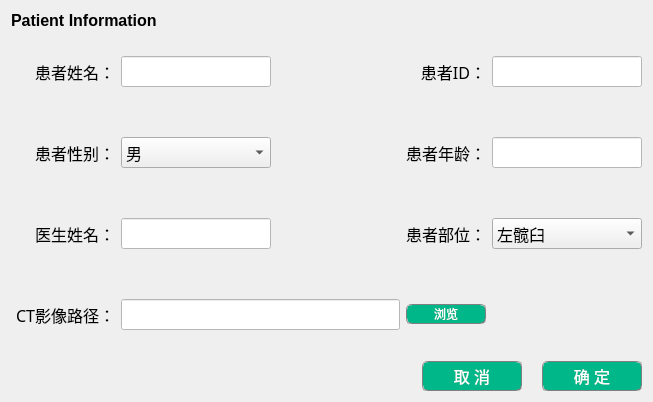
<?xml version="1.0" encoding="UTF-8"?>
<ui version="4.0">
 <class>CaseInfoDialog</class>
 <widget class="QDialog" name="CaseInfoDialog">
  <property name="geometry">
   <rect>
    <x>0</x>
    <y>0</y>
    <width>653</width>
    <height>374</height>
   </rect>
  </property>
  <property name="windowTitle">
   <string>Form</string>
  </property>
  <property name="styleSheet">
   <string notr="true">background-image: url(:/image/background00.png);</string>
  </property>
  <layout class="QVBoxLayout" name="verticalLayout">
   <item>
    <widget class="QLabel" name="label_2">
     <property name="font">
      <font>
       <family>Arial</family>
       <pointsize>12</pointsize>
       <weight>75</weight>
       <bold>true</bold>
      </font>
     </property>
     <property name="text">
      <string>Patient Information</string>
     </property>
    </widget>
   </item>
   <item>
    <layout class="QGridLayout" name="gridLayout">
     <property name="sizeConstraint">
      <enum>QLayout::SetDefaultConstraint</enum>
     </property>
     <property name="leftMargin">
      <number>5</number>
     </property>
     <property name="topMargin">
      <number>20</number>
     </property>
     <property name="bottomMargin">
      <number>20</number>
     </property>
     <property name="horizontalSpacing">
      <number>6</number>
     </property>
     <property name="verticalSpacing">
      <number>50</number>
     </property>
     <item row="2" column="5">
      <widget class="QComboBox" name="comboBox_surgerySide">
       <property name="minimumSize">
        <size>
         <width>0</width>
         <height>22</height>
        </size>
       </property>
       <property name="font">
        <font>
         <family>黑体</family>
         <pointsize>12</pointsize>
        </font>
       </property>
       <item>
        <property name="text">
         <string>左髋臼</string>
        </property>
       </item>
       <item>
        <property name="text">
         <string>右髋臼</string>
        </property>
       </item>
      </widget>
     </item>
     <item row="2" column="0">
      <widget class="QLabel" name="label_10">
       <property name="font">
        <font>
         <family>黑体</family>
         <pointsize>12</pointsize>
        </font>
       </property>
       <property name="text">
        <string>医生姓名：</string>
       </property>
       <property name="alignment">
        <set>Qt::AlignRight|Qt::AlignTrailing|Qt::AlignVCenter</set>
       </property>
      </widget>
     </item>
     <item row="2" column="4">
      <widget class="QLabel" name="label_12">
       <property name="font">
        <font>
         <family>黑体</family>
         <pointsize>12</pointsize>
        </font>
       </property>
       <property name="text">
        <string>患者部位：</string>
       </property>
       <property name="alignment">
        <set>Qt::AlignRight|Qt::AlignTrailing|Qt::AlignVCenter</set>
       </property>
      </widget>
     </item>
     <item row="2" column="2">
      <widget class="QLineEdit" name="lineEdit_surgeryOperator">
       <property name="sizePolicy">
        <sizepolicy hsizetype="Expanding" vsizetype="Fixed">
         <horstretch>0</horstretch>
         <verstretch>0</verstretch>
        </sizepolicy>
       </property>
       <property name="maximumSize">
        <size>
         <width>150</width>
         <height>16777215</height>
        </size>
       </property>
       <property name="font">
        <font>
         <family>黑体</family>
         <pointsize>12</pointsize>
        </font>
       </property>
       <property name="styleSheet">
        <string notr="true">background: rgb(255, 255, 255);</string>
       </property>
       <property name="text">
        <string/>
       </property>
       <property name="readOnly">
        <bool>false</bool>
       </property>
      </widget>
     </item>
     <item row="1" column="5">
      <widget class="QLineEdit" name="lineEdit_patientAge">
       <property name="sizePolicy">
        <sizepolicy hsizetype="Expanding" vsizetype="Fixed">
         <horstretch>0</horstretch>
         <verstretch>0</verstretch>
        </sizepolicy>
       </property>
       <property name="maximumSize">
        <size>
         <width>150</width>
         <height>16777215</height>
        </size>
       </property>
       <property name="font">
        <font>
         <family>黑体</family>
         <pointsize>12</pointsize>
        </font>
       </property>
       <property name="styleSheet">
        <string notr="true">background: rgb(255, 255, 255);</string>
       </property>
       <property name="text">
        <string/>
       </property>
       <property name="maxLength">
        <number>3</number>
       </property>
       <property name="readOnly">
        <bool>false</bool>
       </property>
       <property name="clearButtonEnabled">
        <bool>false</bool>
       </property>
      </widget>
     </item>
     <item row="1" column="2">
      <widget class="QComboBox" name="comboBox_patientGender">
       <property name="minimumSize">
        <size>
         <width>0</width>
         <height>22</height>
        </size>
       </property>
       <property name="maximumSize">
        <size>
         <width>150</width>
         <height>16777215</height>
        </size>
       </property>
       <property name="font">
        <font>
         <family>黑体</family>
         <pointsize>12</pointsize>
        </font>
       </property>
       <item>
        <property name="text">
         <string>男</string>
        </property>
       </item>
       <item>
        <property name="text">
         <string>女</string>
        </property>
       </item>
      </widget>
     </item>
     <item row="3" column="2">
      <widget class="QLineEdit" name="lineEdit_caseDirectory">
       <property name="enabled">
        <bool>false</bool>
       </property>
       <property name="sizePolicy">
        <sizepolicy hsizetype="Expanding" vsizetype="Fixed">
         <horstretch>0</horstretch>
         <verstretch>0</verstretch>
        </sizepolicy>
       </property>
       <property name="maximumSize">
        <size>
         <width>16777215</width>
         <height>16777215</height>
        </size>
       </property>
       <property name="font">
        <font>
         <family>黑体</family>
         <pointsize>12</pointsize>
        </font>
       </property>
       <property name="styleSheet">
        <string notr="true">background: rgb(255, 255, 255);</string>
       </property>
       <property name="text">
        <string/>
       </property>
       <property name="readOnly">
        <bool>false</bool>
       </property>
      </widget>
     </item>
     <item row="0" column="0">
      <widget class="QLabel" name="label_3">
       <property name="sizePolicy">
        <sizepolicy hsizetype="Preferred" vsizetype="Preferred">
         <horstretch>0</horstretch>
         <verstretch>0</verstretch>
        </sizepolicy>
       </property>
       <property name="font">
        <font>
         <family>黑体</family>
         <pointsize>12</pointsize>
        </font>
       </property>
       <property name="text">
        <string>患者姓名：</string>
       </property>
       <property name="alignment">
        <set>Qt::AlignRight|Qt::AlignTrailing|Qt::AlignVCenter</set>
       </property>
      </widget>
     </item>
     <item row="3" column="4">
      <widget class="QPushButton" name="pushButton_browse">
       <property name="minimumSize">
        <size>
         <width>60</width>
         <height>20</height>
        </size>
       </property>
       <property name="styleSheet">
        <string notr="true">QPushButton{
	background:rgb(0, 183, 138);
	border:1px groove gray;
	border-radius:5px;
	color:white;
}
QPushButton::hover{
	background: rgb(237, 240, 243);
	border:1px groove gray;
	border-radius:5px;
	color:black;
}
QPushButton::pressed{
	padding-left:6px;
	padding-top:6px;
}</string>
       </property>
       <property name="text">
        <string>浏览</string>
       </property>
      </widget>
     </item>
     <item row="3" column="0">
      <widget class="QLabel" name="label_11">
       <property name="font">
        <font>
         <family>黑体</family>
         <pointsize>12</pointsize>
        </font>
       </property>
       <property name="text">
        <string>CT影像路径：</string>
       </property>
       <property name="alignment">
        <set>Qt::AlignRight|Qt::AlignTrailing|Qt::AlignVCenter</set>
       </property>
      </widget>
     </item>
     <item row="1" column="0">
      <widget class="QLabel" name="label_6">
       <property name="sizePolicy">
        <sizepolicy hsizetype="Preferred" vsizetype="Preferred">
         <horstretch>0</horstretch>
         <verstretch>0</verstretch>
        </sizepolicy>
       </property>
       <property name="font">
        <font>
         <family>黑体</family>
         <pointsize>12</pointsize>
        </font>
       </property>
       <property name="text">
        <string>患者性别：</string>
       </property>
       <property name="alignment">
        <set>Qt::AlignRight|Qt::AlignTrailing|Qt::AlignVCenter</set>
       </property>
      </widget>
     </item>
     <item row="1" column="4">
      <widget class="QLabel" name="label_5">
       <property name="font">
        <font>
         <family>黑体</family>
         <pointsize>12</pointsize>
        </font>
       </property>
       <property name="text">
        <string>患者年龄：</string>
       </property>
       <property name="alignment">
        <set>Qt::AlignRight|Qt::AlignTrailing|Qt::AlignVCenter</set>
       </property>
      </widget>
     </item>
     <item row="0" column="2">
      <widget class="QLineEdit" name="lineEdit_patientName">
       <property name="sizePolicy">
        <sizepolicy hsizetype="Expanding" vsizetype="Fixed">
         <horstretch>0</horstretch>
         <verstretch>0</verstretch>
        </sizepolicy>
       </property>
       <property name="maximumSize">
        <size>
         <width>150</width>
         <height>16777215</height>
        </size>
       </property>
       <property name="font">
        <font>
         <family>黑体</family>
         <pointsize>12</pointsize>
        </font>
       </property>
       <property name="styleSheet">
        <string notr="true">background: rgb(255, 255, 255);</string>
       </property>
       <property name="text">
        <string/>
       </property>
       <property name="readOnly">
        <bool>false</bool>
       </property>
      </widget>
     </item>
     <item row="0" column="5">
      <widget class="QLineEdit" name="lineEdit_patientID">
       <property name="sizePolicy">
        <sizepolicy hsizetype="Expanding" vsizetype="Fixed">
         <horstretch>0</horstretch>
         <verstretch>0</verstretch>
        </sizepolicy>
       </property>
       <property name="maximumSize">
        <size>
         <width>150</width>
         <height>16777215</height>
        </size>
       </property>
       <property name="font">
        <font>
         <family>黑体</family>
         <pointsize>12</pointsize>
        </font>
       </property>
       <property name="styleSheet">
        <string notr="true">background: rgb(255, 255, 255);</string>
       </property>
       <property name="text">
        <string/>
       </property>
       <property name="readOnly">
        <bool>false</bool>
       </property>
      </widget>
     </item>
     <item row="0" column="4">
      <widget class="QLabel" name="label_4">
       <property name="font">
        <font>
         <family>黑体</family>
         <pointsize>12</pointsize>
        </font>
       </property>
       <property name="text">
        <string>患者ID：</string>
       </property>
       <property name="alignment">
        <set>Qt::AlignRight|Qt::AlignTrailing|Qt::AlignVCenter</set>
       </property>
      </widget>
     </item>
    </layout>
   </item>
   <item>
    <layout class="QHBoxLayout" name="horizontalLayout_2">
     <property name="spacing">
      <number>20</number>
     </property>
     <property name="topMargin">
      <number>5</number>
     </property>
     <item>
      <spacer name="horizontalSpacer_5">
       <property name="orientation">
        <enum>Qt::Horizontal</enum>
       </property>
       <property name="sizeHint" stdset="0">
        <size>
         <width>40</width>
         <height>20</height>
        </size>
       </property>
      </spacer>
     </item>
     <item>
      <widget class="QPushButton" name="pushButton_cancel">
       <property name="minimumSize">
        <size>
         <width>100</width>
         <height>30</height>
        </size>
       </property>
       <property name="font">
        <font>
         <family>黑体</family>
         <pointsize>12</pointsize>
        </font>
       </property>
       <property name="styleSheet">
        <string notr="true">QPushButton{
	background:rgb(0, 183, 138);
	border:1px groove gray;
	border-radius:5px;
	color:white;
}
QPushButton::hover{
	background: rgb(237, 240, 243);
	border:1px groove gray;
	border-radius:5px;
	color:black;
}
QPushButton::pressed{
	padding-left:6px;
	padding-top:6px;
}</string>
       </property>
       <property name="text">
        <string>取 消</string>
       </property>
      </widget>
     </item>
     <item>
      <widget class="QPushButton" name="pushButton_done">
       <property name="minimumSize">
        <size>
         <width>100</width>
         <height>30</height>
        </size>
       </property>
       <property name="font">
        <font>
         <family>黑体</family>
         <pointsize>12</pointsize>
        </font>
       </property>
       <property name="styleSheet">
        <string notr="true">QPushButton{
	background:rgb(0, 183, 138);
	border:1px groove gray;
	border-radius:5px;
	color:white;
}
QPushButton::hover{
	background: rgb(237, 240, 243);
	border:1px groove gray;
	border-radius:5px;
	color:black;
}
QPushButton::pressed{
	padding-left:6px;
	padding-top:6px;
}</string>
       </property>
       <property name="text">
        <string>确 定</string>
       </property>
      </widget>
     </item>
    </layout>
   </item>
  </layout>
 </widget>
 <resources>
  <include location="../../resources/resources.qrc"/>
 </resources>
 <connections>
  <connection>
   <sender>pushButton_cancel</sender>
   <signal>clicked()</signal>
   <receiver>CaseInfoDialog</receiver>
   <slot>reject()</slot>
   <hints>
    <hint type="sourcelabel">
     <x>514</x>
     <y>281</y>
    </hint>
    <hint type="destinationlabel">
     <x>372</x>
     <y>269</y>
    </hint>
   </hints>
  </connection>
 </connections>
</ui>
